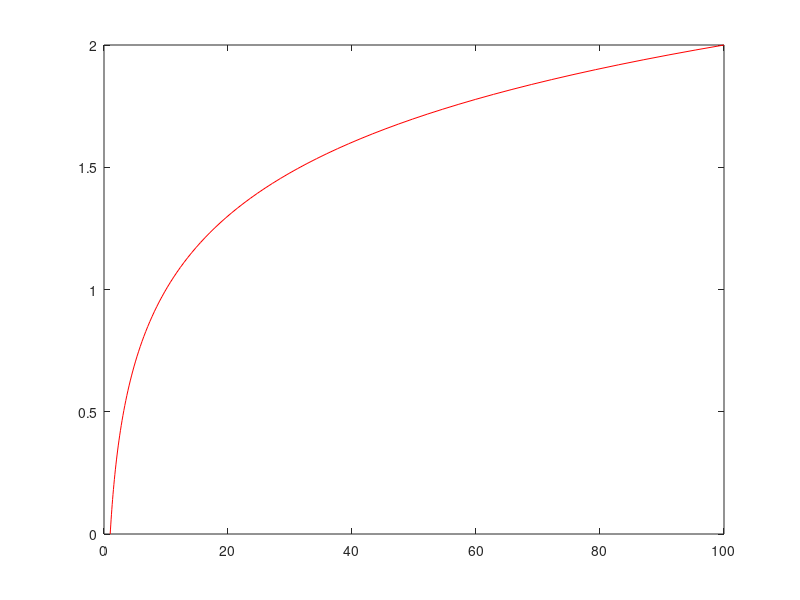

MATLAB code for this plot:
% Regression test function (black box) for semilogx
% This function is autogenerated by helpgen.py
function bbtest_success = bbtest_handle_semilogx
  bbtest_success = 1;
NumErrors = 0;
try
  y = linspace(0,2);
catch
  NumErrors = NumErrors + 1;
end
try
  x = (10).^y;
catch
  NumErrors = NumErrors + 1;
end
try
  plot(x,y,'r-');
catch
  NumErrors = NumErrors + 1;
end
try
  mprint semilogx1
catch
  NumErrors = NumErrors + 1;
end
if (NumErrors ~= 0) bbtest_success = 0; return; end
NumErrors = 0;
try
  semilogx(x,y,'r-');
catch
  NumErrors = NumErrors + 1;
end
try
  mprint semilogx2
catch
  NumErrors = NumErrors + 1;
end
if (NumErrors ~= 0) bbtest_success = 0; return; end
